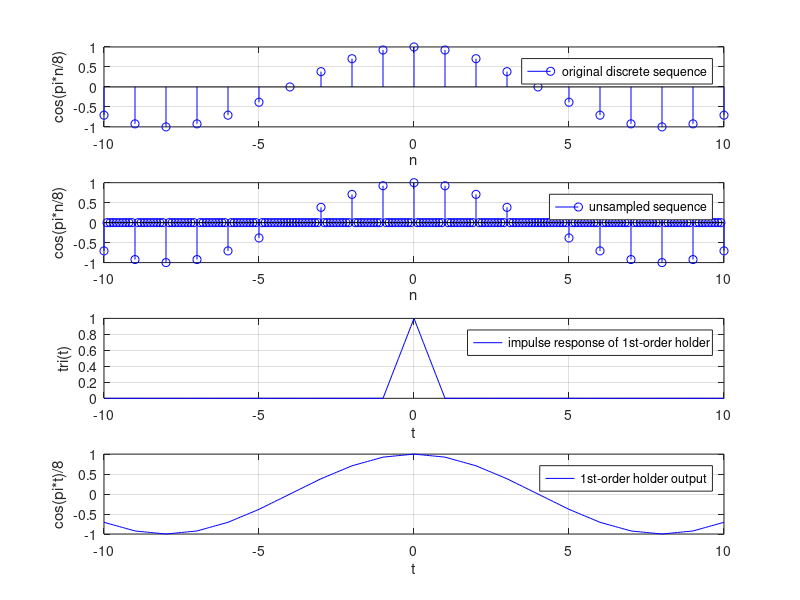

This figure's MATLAB source:
clear all;
clc;

Ts = 1;
n = -10:Ts:10;

x = cos(pi*n/8);
subplot(4,1,1); stem(n,x,'b-'); grid on;
ylim([-1 1]); xlabel('n'); ylabel('cos(pi*n/8)'); 
legend('original discrete sequence');

n0 = -10:0.1:10;

x0 = upsample(x, 10);
x1 = x0(:,1:201);
subplot(4,1,2); stem(n0,x1,'b'); grid on;
ylim([-1 1]); xlabel('n'); ylabel('cos(pi*n/8)');
legend('unsampled sequence');

x2 = (n0+1>=0).*(n0+1) - (n0>=0).*(2*n0) + (n0-1>=0).*(n0-1);
subplot(4,1,3); plot(n0,x2, 'b'); grid on;
ylim([0 1]); xlabel('t'); ylabel('tri(t)');
legend('impulse response of 1st-order holder');

x3 = conv(x1,x2, 'same');
subplot(4,1,4); plot(n0, x3, 'b'); grid on;
ylim([-1 1]); xlabel('t'); ylabel('cos(pi*t)/8');
legend('1st-order holder output');
